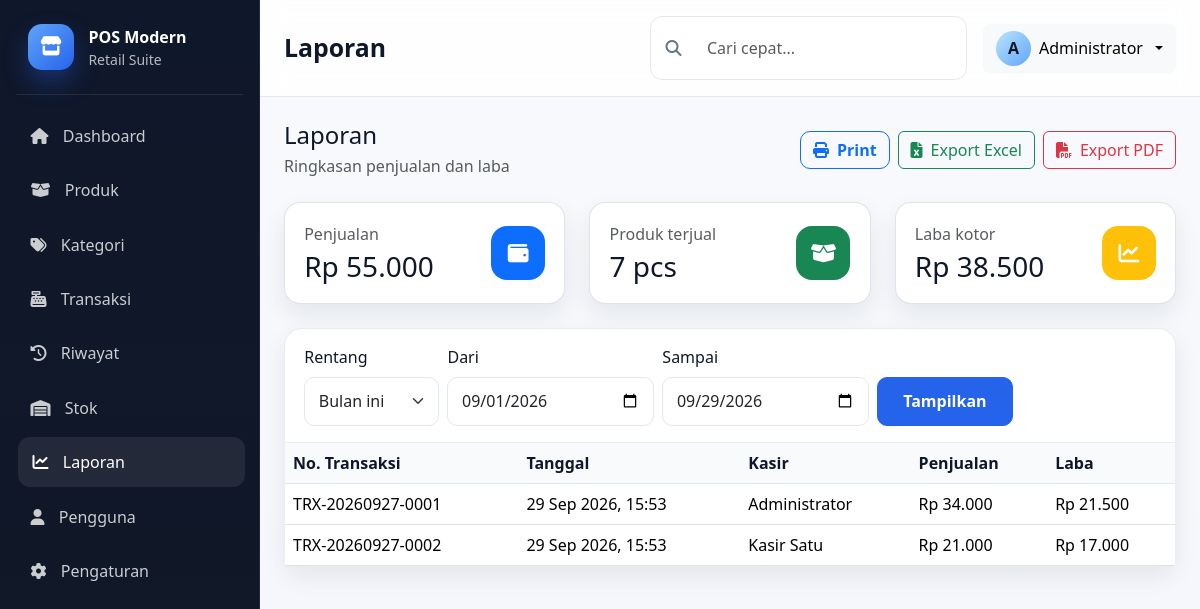
Screenshot of /laporan.php (signed in) with the database file from the repository.
### tables this page shows
CREATE TABLE IF NOT EXISTS `users` (
    `id` INT UNSIGNED AUTO_INCREMENT PRIMARY KEY,
    `username` VARCHAR(50) NOT NULL UNIQUE,
    `password` VARCHAR(255) NOT NULL,
    `full_name` VARCHAR(100) NOT NULL,
    `role` ENUM('admin', 'cashier') NOT NULL DEFAULT 'admin',
    `created_at` TIMESTAMP DEFAULT CURRENT_TIMESTAMP,
    INDEX `idx_users_username` (`username`)
);

CREATE TABLE IF NOT EXISTS `transactions` (
    `id` INT UNSIGNED AUTO_INCREMENT PRIMARY KEY,
    `transaction_number` VARCHAR(50) NOT NULL UNIQUE,
    `user_id` INT UNSIGNED NOT NULL,
    `subtotal` DECIMAL(12,2) NOT NULL DEFAULT 0,
    `discount` DECIMAL(12,2) NOT NULL DEFAULT 0,
    `tax` DECIMAL(12,2) NOT NULL DEFAULT 0,
    `total` DECIMAL(12,2) NOT NULL DEFAULT 0,
    `payment_method` ENUM('cash', 'transfer', 'qris', 'e-wallet') NOT NULL,
    `payment_amount` DECIMAL(12,2) NOT NULL DEFAULT 0,
    `change_amount` DECIMAL(12,2) NOT NULL DEFAULT 0,
    `status` ENUM('completed', 'pending', 'cancelled') NOT NULL DEFAULT 'completed',
    `created_at` TIMESTAMP DEFAULT CURRENT_TIMESTAMP,
    INDEX `idx_transactions_user` (`user_id`),
    INDEX `idx_transactions_created` (`created_at`),
    CONSTRAINT `fk_transactions_user` FOREIGN KEY (`user_id`) REFERENCES `users` (`id`) ON DELETE RESTRICT ON UPDATE CASCADE
);

### config/database.php (called while the page is built, shortened)
<?php
function db_connect(): mysqli
{
    static $connection = null;
    if ($connection === null) {
        $connection = @new mysqli(DB_HOST, DB_USER, DB_PASS, DB_NAME);
        $connection->set_charset('utf8mb4');
    }
    return $connection;
}
function safe_output($value): string
{
    return htmlspecialchars((string) $value, ENT_QUOTES, 'UTF-8');
}
function current_user(): ?array
{
    try {
        $conn = db_connect();
        $stmt = $conn->prepare('SELECT id, username, full_name, role FROM users WHERE id = ? LIMIT 1');
        $stmt->bind_param('i', $_SESSION['user_id']);
        $stmt->execute();
        $result = $stmt->get_result();
        return $result->fetch_assoc() ?: null;
    } catch (Throwable $e) {
        return null;
    }
}
function format_rupiah($value): string
{
    return 'Rp ' . number_format((float) $value, 0, ',', '.');
}
function format_date_time(string $datetime): string
{
    return date('d M Y, H:i', strtotime($datetime));
}

### laporan.php (the view, shortened to what this page needs)
<?php
require_once __DIR__ . '/config/database.php';
$pageTitle = 'Laporan';
$conn = db_connect();
$range = $_GET['range'] ?? 'month';
$dateFrom = $_GET['date_from'] ?? date('Y-m-01');
$dateTo = $_GET['date_to'] ?? date('Y-m-d');
$where = "WHERE status = 'completed'";
if ($range === 'today') {
    $where .= " AND DATE(created_at) = CURDATE()";
} elseif ($range === 'week') {
    $where .= " AND YEARWEEK(created_at) = YEARWEEK(CURDATE())";
} elseif ($range === 'month') {
    $where .= " AND MONTH(created_at) = MONTH(CURDATE()) AND YEAR(created_at) = YEAR(CURDATE())";
} elseif ($range === 'year') {
    $where .= " AND YEAR(created_at) = YEAR(CURDATE())";
} elseif ($range === 'custom') {
    $where .= " AND DATE(created_at) BETWEEN ? AND ?";
}
$sql = 'SELECT * FROM transactions ' . $where . ' ORDER BY created_at DESC';
$stmt = $conn->prepare($sql);
$stmt->execute();
$transactions = $stmt->get_result();
$sumResult = $conn->query("SELECT COALESCE(SUM(total), 0) AS total, COALESCE(SUM((SELECT SUM(quantity) FROM transaction_details WHERE transaction_id = transactions.id)), 0) AS qty, COALESCE(SUM((SELECT SUM(profit) FROM transaction_details WHERE transaction_id = transactions.id)), 0) AS profit FROM transactions WHERE status = 'completed' AND DATE(created_at) BETWEEN '$dateFrom' AND '$dateTo'");
$summary = $sumResult->fetch_assoc();
require_once __DIR__ . '/includes/header.php';
require_once __DIR__ . '/includes/sidebar.php';
?>
<div class="main-panel">
    <?php require_once __DIR__ . '/includes/navbar.php'; ?>
    <div class="content-wrapper">
        <div class="d-flex justify-content-between align-items-center flex-wrap gap-3 mb-4">
            <div>
                <h4 class="mb-1">Laporan</h4>
                <p class="text-muted mb-0">Ringkasan penjualan dan laba</p>
            </div>
            <div class="d-flex gap-2">
                <button class="btn btn-outline-primary" onclick="window.print()"><i class="fa-solid fa-print me-2"></i>Print</button>
                <a class="btn btn-outline-success" download="laporan_penjualan.csv"><i class="fa-solid fa-file-excel me-2"></i>Export Excel</a>
                <button class="btn btn-outline-danger" onclick="window.print()"><i class="fa-solid fa-file-pdf me-2"></i>Export PDF</button>
            </div>
        </div>
        <div class="row g-4 mb-4">
            <div class="col-md-4">
                <div class="stat-card">
                    <div>
                        <p class="text-muted mb-1">Penjualan</p>
                        <h3 class="mb-0"><?php echo format_rupiah($summary['total'] ?? 0); ?></h3>
                    </div>
                    <div class="stat-icon bg-primary"><i class="fa-solid fa-wallet"></i></div>
                </div>
            </div>
            <div class="col-md-4">
                <div class="stat-card">
                    <div>
                        <p class="text-muted mb-1">Produk terjual</p>
                        <h3 class="mb-0"><?php echo (int) ($summary['qty'] ?? 0); ?> pcs</h3>
                    </div>
                    <div class="stat-icon bg-success"><i class="fa-solid fa-box-open"></i></div>
                </div>
            </div>
            <div class="col-md-4">
                <div class="stat-card">
                    <div>
                        <p class="text-muted mb-1">Laba kotor</p>
                        <h3 class="mb-0"><?php echo format_rupiah($summary['profit'] ?? 0); ?></h3>
                    </div>
                    <div class="stat-icon bg-warning"><i class="fa-solid fa-chart-line"></i></div>
                </div>
            </div>
        </div>
        <div class="table-card">
            <div class="card-header">
                <form method="GET" class="row g-2 align-items-end">
                    <div class="col-md-2">
                        <label class="form-label">Rentang</label>
                        <select name="range" class="form-select">
                            <option value="month" <?php echo $range === 'month' ? 'selected' : ''; ?>>Bulan ini</option>
                        </select>
                    </div>
                    <div class="col-md-3">
                        <label class="form-label">Dari</label>
                        <input type="date" name="date_from" class="form-control" value="<?php echo safe_output($dateFrom); ?>">
                    </div>
                    <div class="col-md-3">
                        <label class="form-label">Sampai</label>
                        <input type="date" name="date_to" class="form-control" value="<?php echo safe_output($dateTo); ?>">
                    </div>
                    <div class="col-md-2">
                        <button type="submit" class="btn btn-primary w-100">Tampilkan</button>
                    </div>
                </form>
            </div>
            <div class="card-body p-0">
                <div class="table-responsive">
                    <table class="table datatable mb-0">
                        <thead>
                            <tr>
                                <th>No. Transaksi</th>
                                <th>Tanggal</th>
                                <th>Kasir</th>
                                <th>Penjualan</th>
                                <th>Laba</th>
                            </tr>
                        </thead>
                        <tbody>
                            <?php if ($transactions && $transactions->num_rows > 0): ?>
                                <?php while ($row = $transactions->fetch_assoc()): ?>
                                    <?php
                                        $profit = (float) $conn->query("SELECT COALESCE(SUM(profit), 0) AS total FROM transaction_details WHERE transaction_id = " . (int) $row['id'])->fetch_assoc()['total'];
                                    ?>
                                    <tr>
                                        <td><?php echo safe_output($row['transaction_number']); ?></td>
                                        <td><?php echo format_date_time($row['created_at']); ?></td>
                                        <td><?php echo safe_output($conn->query('SELECT full_name FROM users WHERE id = ' . (int) $row['user_id'])->fetch_assoc()['full_name'] ?? 'Unknown'); ?></td>
                                        <td><?php echo format_rupiah($row['total']); ?></td>
                                        <td><?php echo format_rupiah($profit); ?></td>
                                    </tr>
                                <?php endwhile; ?>
                            <?php else: ?>
                                <tr>
                                    <td colspan="5" class="text-center py-4 text-muted">Tidak ada data laporan.</td>
                                </tr>
                            <?php endif; ?>
                        </tbody>
                    </table>
                </div>
            </div>
        </div>
    </div>
</div>
<?php require_once __DIR__ . '/includes/footer.php'; ?>

### includes/navbar.php (shortened to what this page needs)
<?php
$currentUser = current_user();
?>
<header class="topbar">
    <div class="d-flex align-items-center justify-content-between w-100 gap-3">
        <div class="d-flex align-items-center gap-3">
            <div>
                <h4 class="page-title mb-0"><?php echo isset($pageTitle) ? safe_output($pageTitle) : 'Dashboard'; ?></h4>
            </div>
        </div>
        <div class="d-flex align-items-center gap-3">
            <div class="topbar-search d-none d-md-flex">
                <i class="fa-solid fa-search"></i>
                <input type="text" placeholder="Cari cepat..." class="form-control border-0 shadow-none">
            </div>
            <div class="dropdown">
                <button class="btn btn-light dropdown-toggle d-flex align-items-center gap-2" type="button" data-bs-toggle="dropdown">
                    <span class="avatar-circle"><?php echo strtoupper(substr($currentUser['full_name'] ?? 'U', 0, 1)); ?></span>
                    <span><?php echo safe_output($currentUser['full_name'] ?? 'User'); ?></span>
                </button>
            </div>
        </div>
    </div>
</header>

### assets/css/style.css (style rules this page uses)
:root { --primary: #0f172a; --primary-soft: #1e293b; --secondary: #f1f5f9; --accent: #2563eb; --accent-soft: #dbeafe; --success: #10b981; --warning: #f59e0b; --danger: #ef4444; --muted: #64748b; --border: #e2e8f0; --white: #ffffff; --shadow: 0 10px 25px rgba(15, 23, 42, 0.08); }
* { box-sizing: border-box; }
html, body { margin: 0; padding: 0; font-family: 'Segoe UI', Tahoma, Geneva, Verdana, sans-serif; background: linear-gradient(180deg, #f8fafc 0%, #eef2ff 100%); color: var(--primary); }
body { min-height: 100vh; }
button, input, select { font: inherit; }
.main-panel { flex: 1; min-width: 0; display: flex; flex-direction: column; background: rgba(248, 250, 252, 0.7); }
.topbar { background: rgba(255,255,255,0.85); backdrop-filter: blur(12px); border-bottom: 1px solid var(--border); padding: 1rem 1.5rem; position: sticky; top: 0; z-index: 500; display: flex; align-items: center; justify-content: space-between; }
.page-title { font-size: 1.55rem; font-weight: 700; }
.topbar-search { align-items: center; gap: 0.75rem; background: var(--white); border-radius: 12px; padding: 0.5rem 0.9rem; border: 1px solid var(--border); min-width: 240px; }
.topbar-search i { color: var(--muted); }
.avatar-circle { width: 35px; height: 35px; border-radius: 50%; background: linear-gradient(135deg, #bae6fd, #60a5fa); color: var(--primary); display: grid; place-items: center; font-weight: 700; }
.content-wrapper { padding: 1.5rem; flex: 1; }
.stat-card { background: var(--white); border: 1px solid rgba(148,163,184,0.3); border-radius: 16px; box-shadow: var(--shadow); padding: 1.2rem; display: flex; align-items: center; justify-content: space-between; transition: transform 0.2s ease, box-shadow 0.2s ease; }
.stat-icon { width: 54px; height: 54px; border-radius: 16px; display: grid; place-items: center; font-size: 1.3rem; color: var(--white); }
.chart-card, .table-card, .form-card, .pos-card { background: var(--white); border: 1px solid rgba(148,163,184,0.2); border-radius: 18px; box-shadow: var(--shadow); }
.card-header { background: transparent; border-bottom: 1px solid rgba(148,163,184,0.2); padding: 1rem 1.2rem; }
.card-body { padding: 1.2rem; }
.table thead th { background: #f8fafc; color: var(--primary); font-weight: 700; border-bottom: 1px solid var(--border); }
.table tbody td { vertical-align: middle; }
.btn-primary { background: var(--accent); border-color: var(--accent); border-radius: 10px; padding: 0.7rem 1rem; font-weight: 600; }
.btn-outline-primary { border-radius: 10px; font-weight: 600; }
.form-control, .form-select { border-radius: 10px; border: 1px solid var(--border); padding: 0.7rem 0.85rem; }

### rows the page displays
users: full_name "A", full_name "Administrator"
transactions: transaction_number "TRX-20260927-0001", created_at "29 Sep 2026, 15:53", user.full_name "Administrator", total "Rp 34.000", profit "Rp 21.500"
transactions: transaction_number "TRX-20260927-0002", created_at "29 Sep 2026, 15:53", user.full_name "Kasir Satu", total "Rp 21.000", profit "Rp 17.000"

### other values shown
safe_output($item['title']) "Dashboard"
safe_output($item['title']) "Produk"
safe_output($item['title']) "Kategori"
safe_output($item['title']) "Transaksi"
safe_output($item['title']) "Riwayat"
safe_output($item['title']) "Stok"
safe_output($item['title']) "Laporan"
safe_output($item['title']) "Pengguna"
safe_output($item['title']) "Pengaturan"
safe_output($pageTitle) "Laporan"
format_rupiah($summary['total'] ?? 0) "Rp 55.000"
$summary['qty'] "7"
format_rupiah($summary['profit'] ?? 0) "Rp 38.500"
